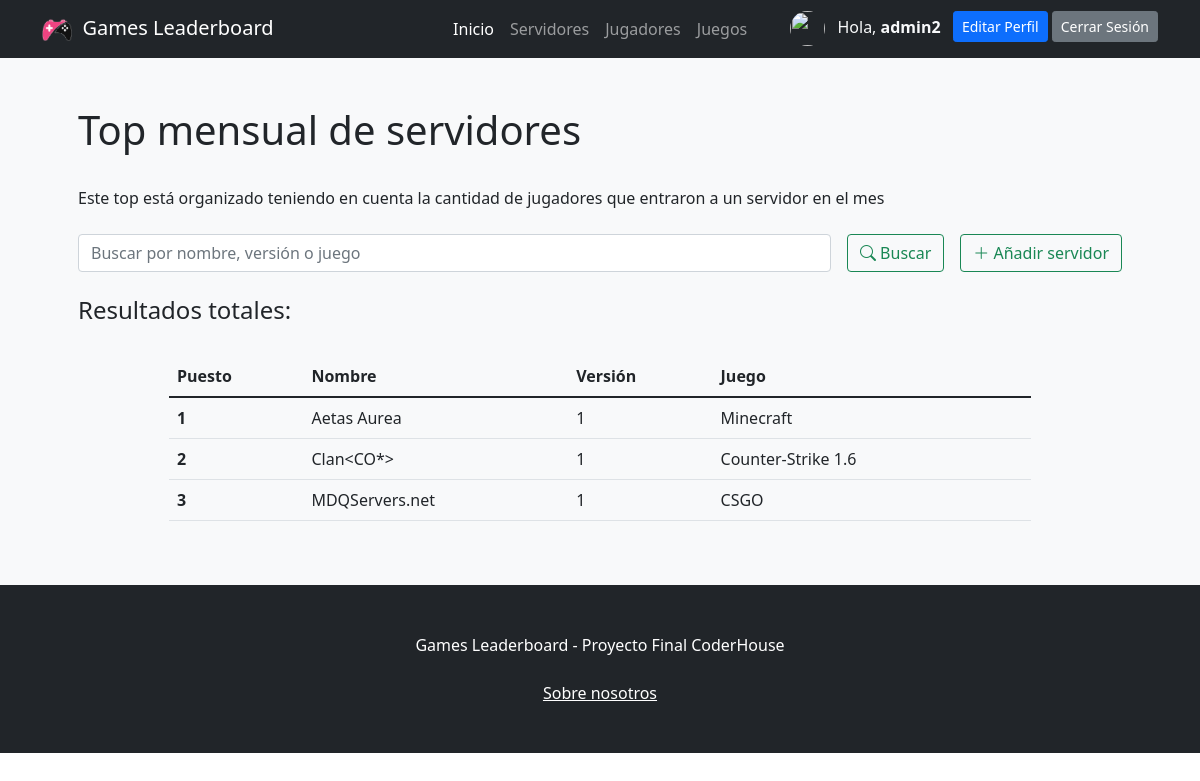
The page /app/servidores/ (signed in) on the database as committed earlier.
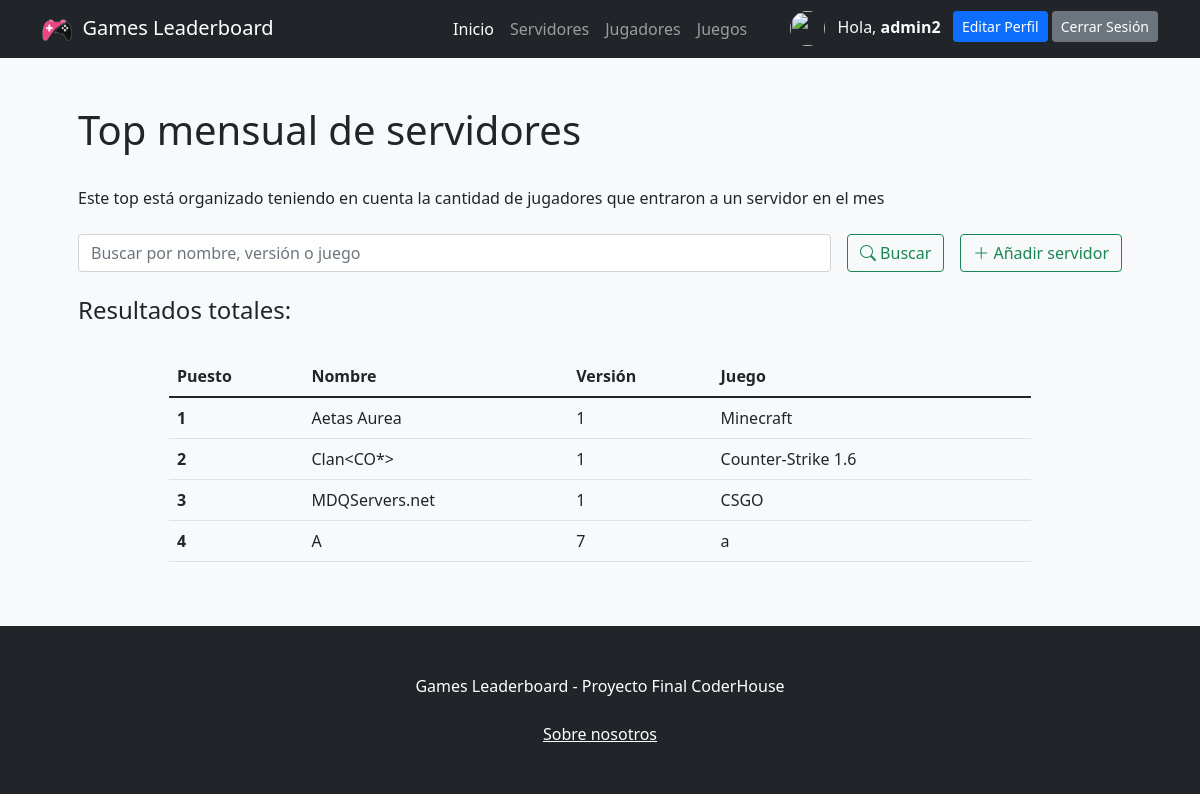
The same page on the database as committed later.
### ProyectoFinalApp/models.py (models this page shows)
class Servidor(models.Model):
    nombre = models.CharField(max_length = 20) #texto
    version = models.IntegerField() #numerico
    juegoServer = models.CharField(max_length = 20)
    class Meta:
        verbose_name_plural = "Servidores"

### ProyectoFinalApp/views.py (the view, shortened to what this page needs)
# urls.py: path('servidores/', servidores, name= "servidores"),
def servidores(request):
    servidores = Servidor.objects.all()
    return render(
        request, "ProyectoFinalApp/servidores.html", {"servidores": servidores}
    )

### ProyectoFinalApp/templates/ProyectoFinalApp/servidores.html (shortened to what this page needs)
{% extends 'ProyectoFinalApp/base.html' %}
{% load static %}
{% block contenidoPagina %}
<section class="bg-light py-5">
    <div class="container px-5">
        <h1>Top mensual de servidores</h1>
        <br>
        <head>Este top está organizado teniendo en cuenta la cantidad de jugadores que entraron a un servidor en el mes</head>
        <head></head>
        <br>
        <br>
        <div class="row gx-5 justify-content-center">
            <div class="col-lg-12">
                <form class="d-flex my-2 my-lg-0" action="" method="post">
                    <input class="flex-grow-0 form-control mr-sm-2" type="search" name="search" placeholder="Buscar por nombre, versión o juego" aria-label="Search">
                    <button class="btn btn-outline-success text-nowrap ms-3 my-2 my-sm-0" type="submit"> <i class="bi bi-search"></i> Buscar</button>
                    <a class="btn btn-outline-success text-nowrap ms-3 my-2 my-sm-0" href="{% url 'crearServidor' %}"> <i class="bi bi-plus-lg"></i> Añadir servidor</a>
                </form>
            </div>
        </div>
        <br>
        <h4>Resultados
            {% if search %}
                para "{{busqueda}}":
            {% else %}
                totales:
            {% endif %}
        </h4>
        <br>
        <div class="row gx-5 justify-content-center">
            <div class="col-lg-10 table-responsive">
                <table class="table table-theme">
                    <thead>
                        <tr>
                            <th scope="col">Puesto</th>
                            <th scope="col">Nombre</th>
                            <th scope="col">Versión</th>
                            <th scope="col">Juego</th>
                        </tr>
                    </thead>
                    <tbody>
                        {% for servidor in servidores %}
                            <tr>
                                <th scope="row">{{forloop.counter}}</th>
                                <td>{{servidor.nombre}}</td>
                                <td>{{servidor.version}}</td>
                                <td>{{servidor.juegoServer}}</td>
                                <td>
                                </td>
                            </tr>
                        {% endfor %}
                    </tbody>
                </table>
            </div>
        </div>
    </div>
</section>
{% endblock %}

Rows that differ between the two databases and show on the page:
added Servidor: nombre "A", version "7", juegoServer "a"
